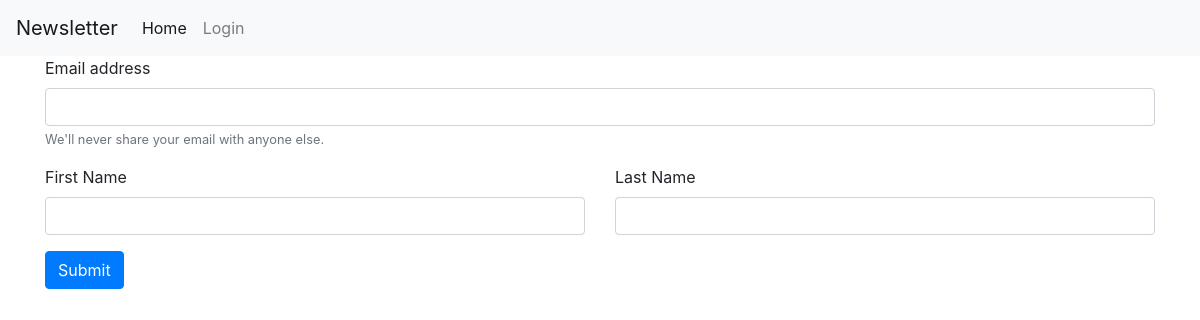
/, run on an earlier commit of the app's database.
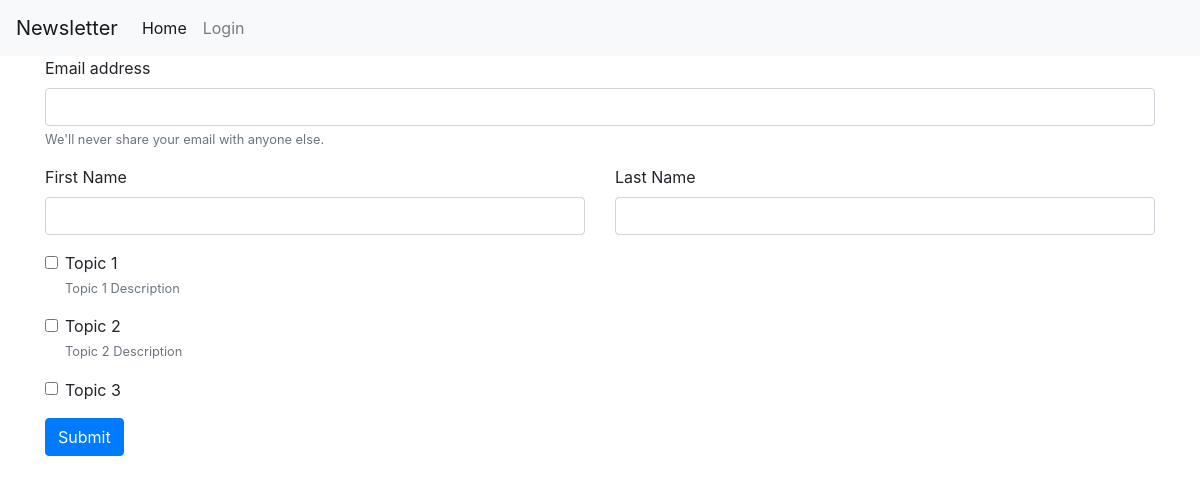
And on a later commit of the database.
### tables this page shows
CREATE TABLE `topics` (
  `id` int(11) NOT NULL,
  `name` varchar(255) NOT NULL,
  `description` text DEFAULT NULL
);

### includes/home.php (called while the page is built)
<?php
$result = mysqli_query($link, 'SELECT * FROM topics');
$topics = [];
while ($row = mysqli_fetch_assoc($result)) {
    $topics[] = $row;
}
require_once __DIR__ . '/../views/home.php';

### index.php (called while the page is built, shortened)
<?php
if (isset($_GET['page'])) {
    $page = $_GET['page'];
} else {
    $page = 'home';
}
require_once "includes/${page}.php";
?>

### views/home.php (the view)
<?php require_once __DIR__ . '/partials/header.php'; ?>
<form action="index.php?page=subscribe" method="post">
    <div class="form-group">
        <label for="email">Email address</label>
        <input type="email" class="form-control" id="email" name="email">
        <small class="form-text text-muted">We'll never share your email with anyone else.</small>
    </div>
    <div class="row">
        <div class="form-group col">
            <label for="firstname">First Name</label>
            <input type="text" class="form-control" id="firstname" name="firstname">
        </div>
        <div class="form-group col">
            <label for="lastname">Last Name</label>
            <input type="text" class="form-control" id="lastname" name="lastname">
        </div>
    </div>
    <?php foreach ($topics as $topic): ?>
        <div class="form-group form-check">
            <input type="checkbox" class="form-check-input" id="topics[<?php echo $topic['id']; ?>]" name="topics[<?php echo $topic['id']; ?>]">
            <label class="form-check-label" for="topics[<?php echo $topic['id']; ?>]">
                <?php echo $topic['name']; ?>
            </label>
            <?php if (!empty($topic['description'])): ?>
                <small class="form-text text-muted"><?php echo $topic['description']; ?></small>
            <?php endif; ?>
        </div>
    <?php endforeach; ?>
    <button type="submit" class="btn btn-primary">Submit</button>
</form>
<?php require_once __DIR__ . '/partials/footer.php'; ?>

### views/partials/header.php (shortened to what this page needs)
<!doctype html>
<html lang="de">
<head>
    <link href="https://stackpath.bootstrapcdn.com/bootstrap/4.4.1/css/bootstrap.min.css" rel="stylesheet">
</head>
<body>
<nav class="navbar navbar-expand-lg navbar-light bg-light">
    <a class="navbar-brand" href="index.php">Newsletter</a>
    <div class="collapse navbar-collapse" id="navbarSupportedContent">
        <ul class="navbar-nav mr-auto">
            <li class="nav-item active">
                <a class="nav-link" href="index.php?page=home">Home</a>
            </li>
            <?php if (!isset($_SESSION['loggedIn']) || $_SESSION['loggedIn'] !== true): ?>
            <li class="nav-item">
                <a class="nav-link" href="index.php?page=login">Login</a>
            </li>
            <?php endif; ?>
        </ul>
    </div>
</nav>
<div class="container">

### views/partials/footer.php
</div>
</body>
</html>

What changed in the data, as far as the page shows it:
added topics: name "Topic 1", description "Topic 1 Description"
added topics: name "Topic 2", description "Topic 2 Description"
added topics: name "Topic 3"
